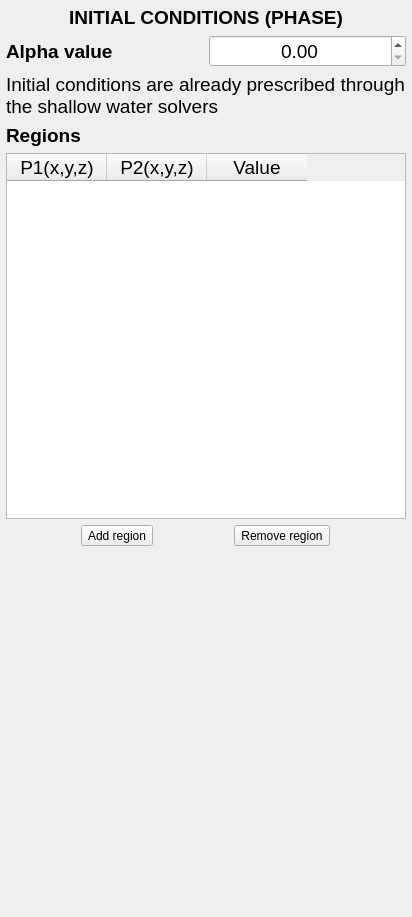
<?xml version="1.0" encoding="UTF-8"?>
<ui version="4.0">
 <class>initialconAlpha</class>
 <widget class="QFrame" name="initialconAlpha">
  <property name="geometry">
   <rect>
    <x>0</x>
    <y>0</y>
    <width>412</width>
    <height>917</height>
   </rect>
  </property>
  <property name="windowTitle">
   <string>Frame</string>
  </property>
  <layout class="QVBoxLayout" name="verticalLayout">
   <property name="leftMargin">
    <number>6</number>
   </property>
   <property name="topMargin">
    <number>6</number>
   </property>
   <property name="rightMargin">
    <number>6</number>
   </property>
   <property name="bottomMargin">
    <number>6</number>
   </property>
   <item>
    <widget class="QLabel" name="Lbl_H1">
     <property name="font">
      <font>
       <pointsize>14</pointsize>
      </font>
     </property>
     <property name="text">
      <string>&lt;html&gt;&lt;head/&gt;&lt;body&gt;&lt;p&gt;&lt;span style=&quot; font-weight:600;&quot;&gt;INITIAL CONDITIONS (PHASE)&lt;/span&gt;&lt;/p&gt;&lt;/body&gt;&lt;/html&gt;</string>
     </property>
     <property name="alignment">
      <set>Qt::AlignCenter</set>
     </property>
    </widget>
   </item>
   <item>
    <layout class="QHBoxLayout" name="HLY_Alpha" stretch="0,0">
     <item>
      <widget class="QLabel" name="Lbl_Alpha">
       <property name="font">
        <font>
         <pointsize>14</pointsize>
         <weight>75</weight>
         <bold>true</bold>
        </font>
       </property>
       <property name="text">
        <string>Alpha value</string>
       </property>
       <property name="alignment">
        <set>Qt::AlignLeading|Qt::AlignLeft|Qt::AlignVCenter</set>
       </property>
       <property name="wordWrap">
        <bool>true</bool>
       </property>
      </widget>
     </item>
     <item>
      <widget class="QDoubleSpinBox" name="DSpBx_Alpha">
       <property name="font">
        <font>
         <pointsize>14</pointsize>
        </font>
       </property>
       <property name="alignment">
        <set>Qt::AlignCenter</set>
       </property>
      </widget>
     </item>
    </layout>
   </item>
   <item>
    <widget class="QLabel" name="Lbl_Notice">
     <property name="font">
      <font>
       <pointsize>14</pointsize>
      </font>
     </property>
     <property name="text">
      <string>Initial conditions are already prescribed through 
the shallow water solvers</string>
     </property>
    </widget>
   </item>
   <item>
    <widget class="QLabel" name="Lbl_Regions">
     <property name="font">
      <font>
       <pointsize>14</pointsize>
      </font>
     </property>
     <property name="focusPolicy">
      <enum>Qt::ClickFocus</enum>
     </property>
     <property name="text">
      <string>&lt;html&gt;&lt;head/&gt;&lt;body&gt;&lt;p&gt;&lt;span style=&quot; font-weight:600;&quot;&gt;Regions&lt;/span&gt;&lt;/p&gt;&lt;/body&gt;&lt;/html&gt;</string>
     </property>
    </widget>
   </item>
   <item>
    <widget class="QTableWidget" name="Tbl_IniCondTable">
     <property name="font">
      <font>
       <pointsize>14</pointsize>
      </font>
     </property>
     <property name="toolTip">
      <string>Regions for initial condition</string>
     </property>
     <property name="toolTipDuration">
      <number>10000</number>
     </property>
     <property name="alternatingRowColors">
      <bool>true</bool>
     </property>
     <column>
      <property name="text">
       <string>P1(x,y,z)</string>
      </property>
      <property name="font">
       <font>
        <pointsize>14</pointsize>
       </font>
      </property>
      <property name="textAlignment">
       <set>AlignCenter</set>
      </property>
     </column>
     <column>
      <property name="text">
       <string>P2(x,y,z)</string>
      </property>
      <property name="font">
       <font>
        <pointsize>14</pointsize>
       </font>
      </property>
      <property name="textAlignment">
       <set>AlignCenter</set>
      </property>
     </column>
     <column>
      <property name="text">
       <string>Value</string>
      </property>
      <property name="font">
       <font>
        <pointsize>14</pointsize>
       </font>
      </property>
      <property name="textAlignment">
       <set>AlignCenter</set>
      </property>
     </column>
    </widget>
   </item>
   <item>
    <layout class="QHBoxLayout" name="HLY_AddRegion">
     <item>
      <widget class="QToolButton" name="Btn_AddRegion">
       <property name="toolTip">
        <string>Add regions for defining initial conditions</string>
       </property>
       <property name="toolTipDuration">
        <number>10000</number>
       </property>
       <property name="text">
        <string>Add region</string>
       </property>
      </widget>
     </item>
     <item>
      <widget class="QToolButton" name="Btn_RemRegion">
       <property name="toolTip">
        <string>Remove regions for defining initial conditions</string>
       </property>
       <property name="toolTipDuration">
        <number>10000</number>
       </property>
       <property name="text">
        <string>Remove region</string>
       </property>
      </widget>
     </item>
    </layout>
   </item>
   <item>
    <spacer name="VSp">
     <property name="orientation">
      <enum>Qt::Vertical</enum>
     </property>
     <property name="sizeHint" stdset="0">
      <size>
       <width>20</width>
       <height>365</height>
      </size>
     </property>
    </spacer>
   </item>
  </layout>
 </widget>
 <resources/>
 <connections/>
</ui>
